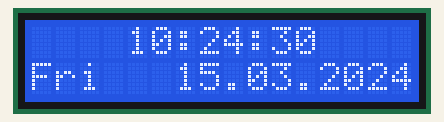
Recording of a sketch running on a simulated Arduino Uno, built with avr-gcc and run on an emulated ATmega328P. Parts: 16×2 character LCD. The local clock reads 2024-03-15 10:24:30 at power-on unless the sketch sets it.

Above: at 0.1 s.
At 4.2 s:
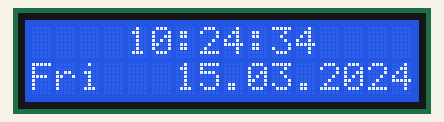
At 9.2 s:
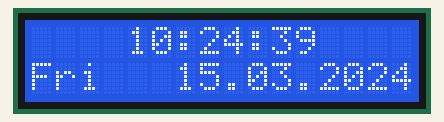
At 19.3 s:
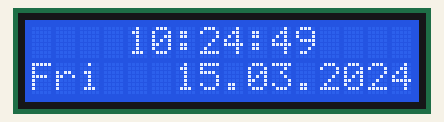
At 28.4 s:
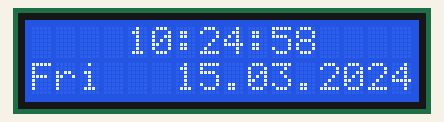
At 38.4 s:
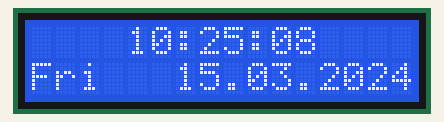

Measured:
- what the display in image 1 shows lasts 1.0 s, from 4.1 s to 5.1 s

The sketch:

RTC_DS1302.ino
```cpp
// DS1302:  CE pin    -> Arduino Digital 2
//          I/O pin   -> Arduino Digital 3
//          SCLK pin  -> Arduino Digital 4
// LCD:     DB7       -> Arduino Digital 6
//          DB6       -> Arduino Digital 7
//          DB5       -> Arduino Digital 8
//          DB4       -> Arduino Digital 9
//          E         -> Arduino Digital 10
//          RS        -> Arduino Digital 11

#include <LiquidCrystal.h>
#include <DS1302.h>

// Inicializar el DS1302
DS1302 rtc(2, 3, 4);

LiquidCrystal lcd(11, 10, 9, 8, 7, 6);
void setup()
{
  rtc.halt(false);
  rtc.writeProtect(false);

  // Setup LCD to 16x2 characters
  lcd.begin(16, 2);
/*
  // Estas lineas pueden ser descomentadas para usar los que se han guardado previamente
  rtc.setDOW(FRIDAY);        // el dia a FRIDAY
  rtc.setTime(12, 0, 0);     // tiempo a 12:00:00 (formato 24hr)
  rtc.setDate(10, 05, 2018);   // 10 de mayo 2018
*/}

void loop()
{

  lcd.setCursor(4, 0);
  lcd.print(rtc.getTimeStr());


  lcd.setCursor(0, 1);
  lcd.print(rtc.getDOWStr(FORMAT_SHORT));


  lcd.setCursor(6, 1);
  lcd.print(rtc.getDateStr());

  delay (1000);
}
```
